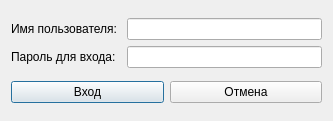
<?xml version="1.0" encoding="UTF-8"?>
<ui version="4.0">
 <class>LoginDialog</class>
 <widget class="QDialog" name="LoginDialog">
  <property name="windowModality">
   <enum>Qt::ApplicationModal</enum>
  </property>
  <property name="geometry">
   <rect>
    <x>0</x>
    <y>0</y>
    <width>333</width>
    <height>121</height>
   </rect>
  </property>
  <property name="windowTitle">
   <string>Dialog</string>
  </property>
  <property name="modal">
   <bool>true</bool>
  </property>
  <layout class="QVBoxLayout" name="verticalLayout">
   <item>
    <layout class="QGridLayout" name="gridLayout">
     <item row="0" column="0">
      <widget class="QLabel" name="label">
       <property name="text">
        <string>Имя пользователя: </string>
       </property>
      </widget>
     </item>
     <item row="1" column="1">
      <widget class="QLineEdit" name="password">
       <property name="echoMode">
        <enum>QLineEdit::Password</enum>
       </property>
       <property name="alignment">
        <set>Qt::AlignCenter</set>
       </property>
       <property name="placeholderText">
        <string extracomment="password"/>
       </property>
      </widget>
     </item>
     <item row="1" column="0">
      <widget class="QLabel" name="label_2">
       <property name="text">
        <string>Пароль для входа: </string>
       </property>
      </widget>
     </item>
     <item row="0" column="1">
      <widget class="QLineEdit" name="login">
       <property name="alignment">
        <set>Qt::AlignCenter</set>
       </property>
       <property name="placeholderText">
        <string extracomment="login"/>
       </property>
      </widget>
     </item>
    </layout>
   </item>
   <item>
    <layout class="QHBoxLayout" name="horizontalLayout">
     <item>
      <widget class="QPushButton" name="button_ok">
       <property name="text">
        <string>Вход</string>
       </property>
      </widget>
     </item>
     <item>
      <widget class="QPushButton" name="button_cancel">
       <property name="text">
        <string>Отмена</string>
       </property>
      </widget>
     </item>
    </layout>
   </item>
  </layout>
 </widget>
 <tabstops>
  <tabstop>login</tabstop>
  <tabstop>password</tabstop>
  <tabstop>button_ok</tabstop>
  <tabstop>button_cancel</tabstop>
 </tabstops>
 <resources/>
 <connections>
  <connection>
   <sender>button_cancel</sender>
   <signal>clicked()</signal>
   <receiver>LoginDialog</receiver>
   <slot>close()</slot>
   <hints>
    <hint type="sourcelabel">
     <x>246</x>
     <y>88</y>
    </hint>
    <hint type="destinationlabel">
     <x>166</x>
     <y>60</y>
    </hint>
   </hints>
  </connection>
 </connections>
</ui>
